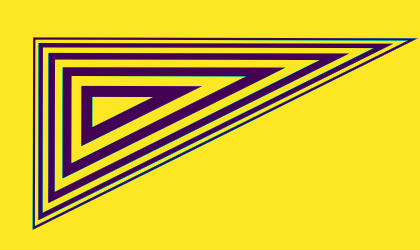
#> input picture stickers/right_triangle.png, 420 x 250 px
$ python view_spectrogram.py
#> lines starting #> are read from the running program, lines starting #| are printed output that depends on the picture
### source.py
from skimage import io, color, exposure, metrics, filters, util, segmentation, feature
from skimage.transform import resize
import numpy as np
import cv2 as cv
import matplotlib.pyplot as plt
import scipy.fft as sft
import scipy.signal as sps
from PIL import Image

class Helper:

    def __init__(self) -> None:
        pass

    def get_dft(self,img):
        return sft.fft2(img)

    def get_dft_magnitude(self,dft):
        """
        Returns the log10-scaled magnitude of the DFT shifted to have low frequencies at the center
        Param: dft (the complex DFT of an image)
        """
        dft_mag = np.log10(1 + np.abs(sft.fftshift(dft)))
        return dft_mag

    # [22 lines left out: function display_img, not called in this run]

    def pad_image(self, sticker, image, mode = "constant"):
        """Pad the imaeg

        Args:
            sticker (np.array): sticker
            image (np.array): image
            mode (str, optional): padding mode: constant or reflect. Defaults to "constant".

        Returns:
            box_height, box_width, padded_image
        """
        # Define the size of the search box
        box_height = sticker.shape[0]
        box_width = sticker.shape[1]

        # Calculate the required padding
        pad_height = 0 if image.shape[0] % box_height == 0 else box_height - image.shape[0] % box_height
        pad_width = 0 if image.shape[1] % box_width == 0 else box_width - image.shape[1] % box_width

        # Apply padding to the image
        if mode == "constant":
            padded_image = np.pad(image, ((0, pad_height), (0, pad_width)), mode='constant', constant_values=1)
        elif mode == "reflect":
            padded_image = np.pad(image, ((0, pad_height), (0, pad_width)), mode='reflect')
        else:
            print("Invalid Mode")

        return box_height, box_width, padded_image

    def dft_by_search_box(self,sticker,image):
        """Get the DFT of each searching box from the image

        Args:
            sticker (np.array): the sticker
            image  (np.array): the original image

        Returns:
            dft_by_box
        """

        # Apply padding to the image
        box_height, box_width, padded_image = self.pad_image(sticker, image)

        # Initialize an array to store the DFT results
        dft_by_box = []

        # Loop over the padded image
        for y in range(0, padded_image.shape[0], box_height):
            for x in range(0, padded_image.shape[1], box_width):
                # Extract the search box from the padded image
                search_box = padded_image[y:y + box_height, x:x + box_width]

                # Compute the DFT of each search box
                search_box_dft = self.get_dft(search_box)
                search_box_dft_mag = self.get_dft_magnitude(search_box_dft)
                # Store the DFT result
                dft_by_box.append(search_box_dft_mag)

        return dft_by_box

    def create_spectrogram(self, sticker, image):
        """ Create a 2D DFT spectrogram of the image
            By combining the DFTs of each searching box

        Args:
            sticker (np.array): the sticker
            image  (np.array): the original image

        Returns:
            composite_dft: the complete 2D spectrogram of the image
        """
        # Get dft of each searching box from the image
        dft_by_box = self.dft_by_search_box(sticker, image)
        # Pad the image
        box_height, box_width, padded_image = self.pad_image(sticker,image)

        # Create an empty composite array
        composite_dft = np.zeros_like(padded_image)

        total_height = composite_dft.shape[0]
        total_width = composite_dft.shape[1]

        num_boxes_vertically = total_height//box_height
        num_boxes_horizontally = total_width//box_width

        # Populate the composite array with DFT results
        for i in range(num_boxes_vertically):
            for j in range(num_boxes_horizontally):
                # Calculate the index in the list
                idx = i * num_boxes_horizontally + j
                dft_box = dft_by_box[idx]

                # Place the DFT result in the correct position in the composite array
                composite_dft[
                    i * box_height: (i + 1) * box_height,
                    j * box_width: (j + 1) * box_width
                ] = dft_box

        return composite_dft


    # [248 lines left out: functions show_spectrogram, show_grid, find_location_mse, divide_into_four, find_location_recursive, find_location_sliding_window and 2 more, not called in this run]


### view_spectrogram.py
import cv2 as cv
import numpy as np
import os
import scipy.fft as sft
from skimage import io, color
import matplotlib.pyplot as plt
from PIL import Image
from source import Helper
h = Helper()


def view_spectrogram(sticker,folder_path):

    # Get list of image files in the folder
    image_files = sorted([os.path.join(folder_path, file) for file in os.listdir(folder_path) if file.endswith(('.png', '.jpg', '.jpeg'))])

    if not image_files:
        print("No image files found in the folder.")
        exit()

    # Load the first image to get dimensions
    first_image = cv.imread(image_files[0], 0)
    height, width = first_image.shape

    for image_file in image_files:
        # Read the image
        image = io.imread(image_file, as_gray=True)
        # Convert image to numpy array
        image = np.array(image)

        # Perform spectrogram
        composite_dft= h.create_spectrogram(sticker, image)
        _,_,pad_image = h.pad_image(sticker,image)
        spectrogram = cv.convertScaleAbs(composite_dft)
        concatenated_image = np.hstack((spectrogram, pad_image))

        cv.namedWindow('Spectrogram', cv.WINDOW_NORMAL)
        cv.resizeWindow('Spectrogram', 1200, 720)
        cv.imshow('Spectrogram',concatenated_image)

        cv.waitKey(0)

    cv.destroyAllWindows()

if __name__ == "__main__":

    sticker = io.imread('stickers/right_triangle.png', as_gray = True)
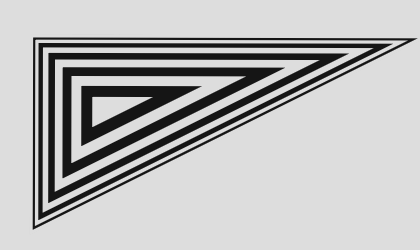
#> sticker: shape (250, 420) float64; min 0.0832, max 0.869, mean 0.728
    # Path to the folder containing images
    folder_path = '/Users/sallyliu/Desktop/Image_Processing_Project/rotating_30_60_90_chirps'
    view_spectrogram(sticker, folder_path)
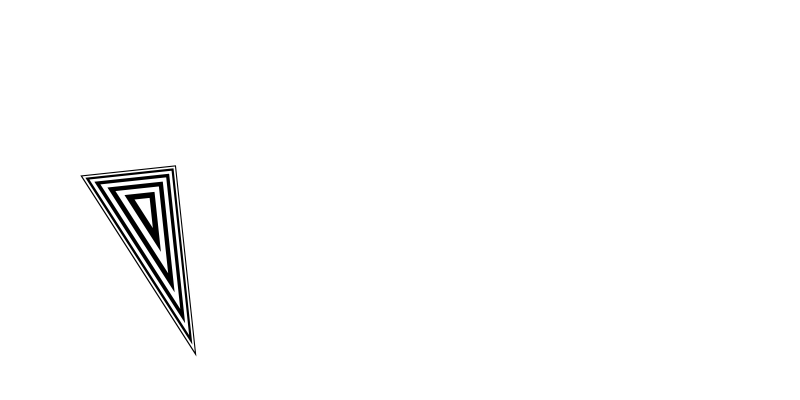
#> input picture rotating_30_60_90_chirps/vid_30_60_90_chirp_sticker-103.png, 1600 x 800 px, found by its file name (shown at 1/2 size)
#> in view_spectrogram, first_image is the input picture: shape (800, 1600); min 0, max 255, mean 251.2
#> in pad_image, `padded_image = np.pad(image, ((0, pad_height), (0, pad_width)), mode='..`:
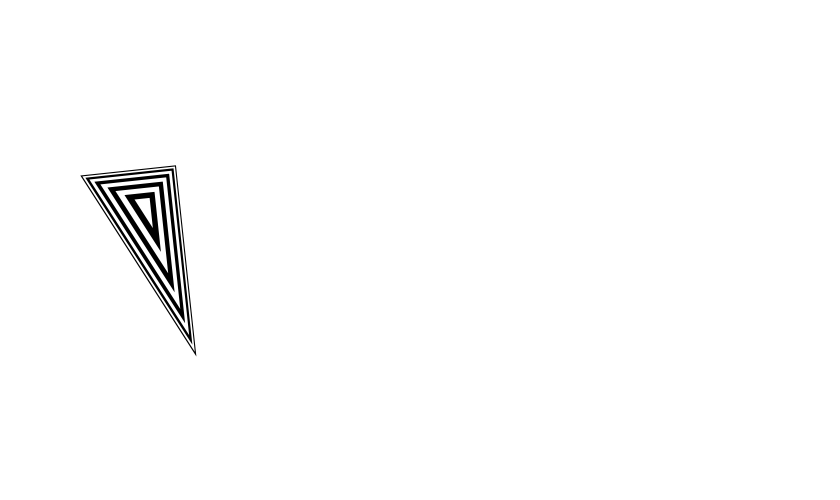
#> padded_image: shape (1000, 1680) float64 (shown at 1/2 size); min 0, max 1, mean 0.989
#> in dft_by_search_box, `box_height, box_width, padded_image = self.pad_image(sticker, image)`: box_height = 250; box_width = 420
#> after the loop in dft_by_search_box, `for y in range(0, padded_image.shape[0], box_height):`: search_box: shape (250, 420) float64; every value is 1
#> after the loop in dft_by_search_box, `for y in range(0, padded_image.shape[0], box_height):`: dft_by_box = 16 items
#> in create_spectrogram, `box_height, box_width, padded_image = self.pad_image(sticker,image)`: box_height = 250; box_width = 420
#> in create_spectrogram, `num_boxes_vertically = total_height//box_height`: num_boxes_vertically = 4
#> after the loop in create_spectrogram, `for i in range(num_boxes_vertically):`:
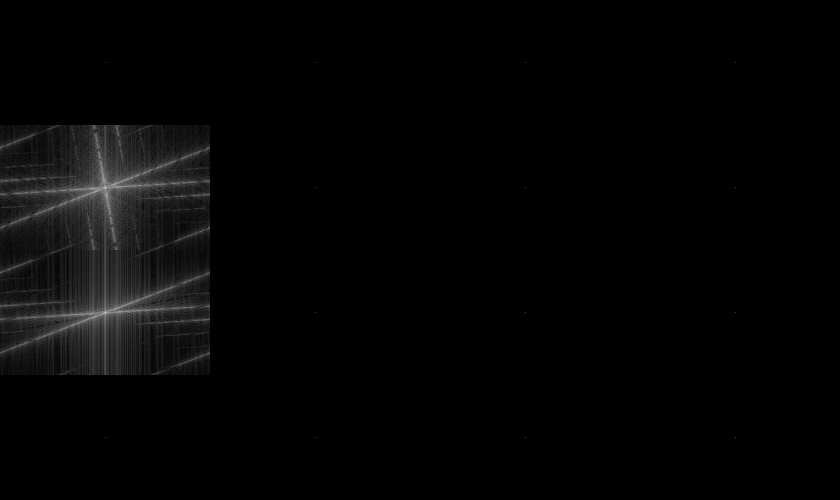
#> composite_dft: shape (1000, 1680) float64 (shown at 1/2 size); min 0, max 5.02, mean 0.0972; drawn with min black and max white
#> in view_spectrogram, `concatenated_image = np.hstack((spectrogram, pad_image))`:
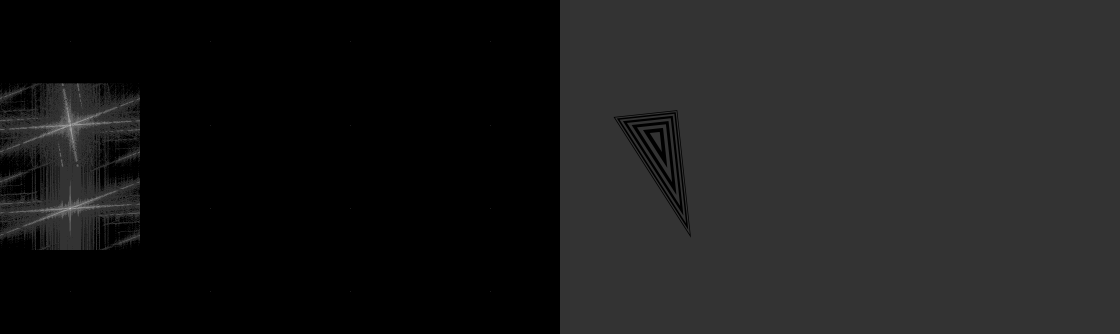
#> concatenated_image: shape (1000, 3360) float64 (shown at 1/3 size); min 0, max 5, mean 0.542; drawn with min black and max white
#> in view_spectrogram, `cv.imshow('Spectrogram',concatenated_image)`:
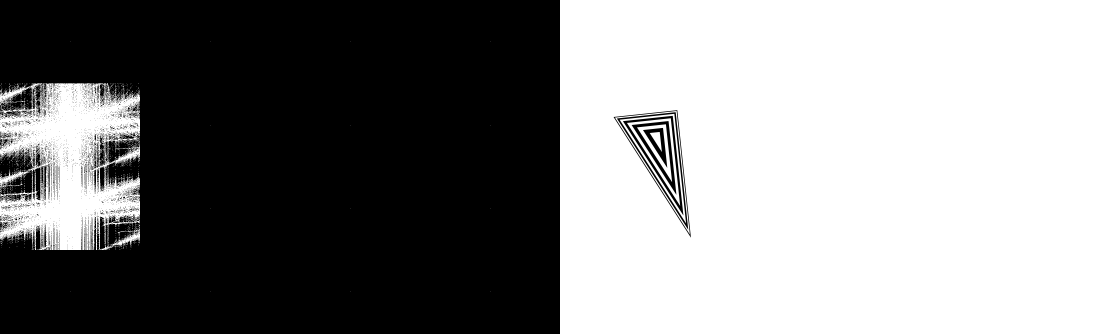
#> window 'Spectrogram': shape (1000, 3360) (shown at 1/3 size); min 0, max 255, mean 136.8
